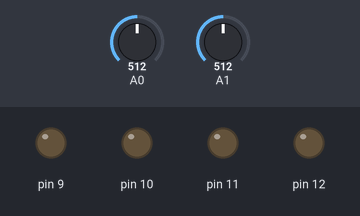
A sketch run on a simulated Arduino Uno, built with avr-gcc and run on an emulated ATmega328P. Shown: output pins drawn as LEDs (lit = HIGH). Inputs (shaded band) come from the test bench; at power-on: A0 = 512, A1 = 512.

Above: at 1.2 s.
1.3 s: A0 set to 511
At 2.5 s:
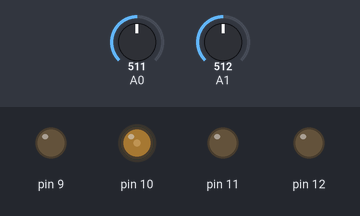
2.8 s: A1 set to 530
At 3.8 s:
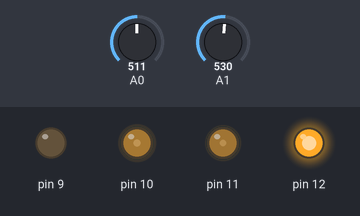
4.3 s: A0 set to 306
At 5.6 s:
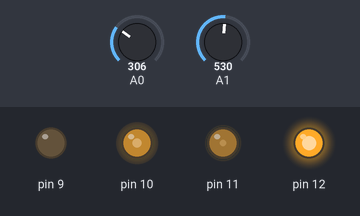
6.1 s: A0 set to 716
At 7.9 s:
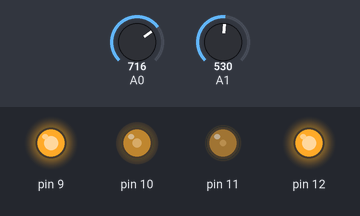
8.2 s: A1 set to 511
At 9.2 s:
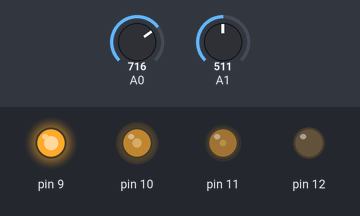
9.7 s: A0 set to 122
At 11.9 s:
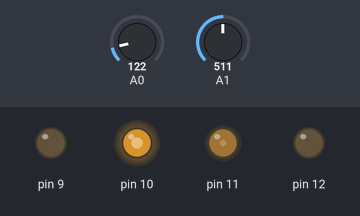
Timing chart, 0 to 13.1 s (numbered marks = the images above; inputs shaded):
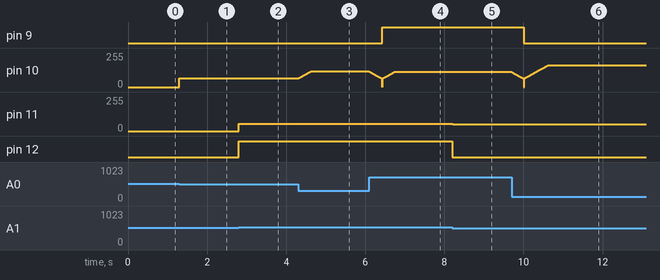

The sketch:

DriveMoteur.ino
```cpp
#include "MoteurDrive.h"
#include "Arduino.h"

void doDynamicThing();

 Moteur A(10, 9, 8000, true);
 Moteur B(11, 12, 200, 50, 2000, true);


void setup()
{
    //Serial.begin(9600);

    A.setMinSpeed(64);
    A.setMaxSpeed(196);
}


void loop()
{
    doDynamicThing();

    //Serial.print("A : ");Serial.print(analogRead(A0));Serial.print(" B : ");Serial.println(analogRead(A1));
/*Test #1
if((millis() > 5000) && (!lock1))
{
    A.setSpeed(100, true);
    lock1 = true;
    Serial.println("L1!");
}
if((millis() > 10000) && (!lock2))
{
    A.setSpeed(0, true);
    lock2 = true;
    Serial.println("L2!");

}
if((millis() > 15000) && (!lock3))
{
    A.setSpeed(25, true);
    lock3 = true;
    Serial.println("L2!");
}
//*/
    A.setSpeed(map(analogRead(A0), 0, 1023, -100, 100), true);
    B.setSpeed(map(analogRead(A1), 0, 1023, -100, 100), true);

/* For debug
    if(A.getSpeed() == -255)
        A.setSpeed(255, true);
    else if(A.getSpeed() == 255)
        A.setSpeed(-255, true);

    if(B.getSpeed() == -128)
        B.setSpeed(128, true);
    else if(B.getSpeed() == 128)
        B.setSpeed(-128, true);
//*/


}
void doDynamicThing()
{
    A.doDyn();
    B.doDyn();
}
```

MoteurDrive.cpp
```cpp
/***************************************
* Classe qui s'occupe de faire la gestion d'un moteur
* Ecrit le 23 Novenvre 2026
* Charles Plante-Veillette
* Version 1
* For this code to work you must prohibit delay() fct anywhere or the dynamic will glitch
*/

#include "MoteurDrive.h"

Moteur::Moteur(){}

Moteur::Moteur(int pin1, int pin2, bool mode)
{
    //Set the pin as output
    m_pin1 = pin1;
    m_pin2 = pin2;
    pinMode(m_pin1, OUTPUT);
    pinMode(m_pin2, OUTPUT);

    m_oneWireMode = mode;

}
Moteur::Moteur(int pin1, int pin2, int time, bool mode)
{
    //Set the pin as output
    m_pin1 = pin1;
    m_pin2 = pin2;
    pinMode(m_pin1, OUTPUT);
    pinMode(m_pin2, OUTPUT);

    m_cstTime = time;
    m_oneWireMode = mode;
}
Moteur::Moteur(int pin1, int pin2, int max, int min, int time, bool mode)
{
    m_pin1 = pin1;
    m_pin2 = pin2;
    pinMode(m_pin1, OUTPUT);
    pinMode(m_pin2, OUTPUT);

    m_cstTime = time;
    m_oneWireMode = mode;
    m_minSpeed = min;
    m_maxSpeed = max;
}
void Moteur::setSpeed(int vitesse, bool acc)
{
    m_acc = acc;
    if(m_acc == 0)//If we dont use accleration
    {
        m_speed = m_currentSpeed = vitesse;
        //detect if used in mode 1 or 2
        if (m_oneWireMode)
        {
            if(m_speed > 0)//Front rotation
            {
                analogWrite(m_pin1, m_map(m_speed));
                digitalWrite(m_pin2, HIGH);//Subject to change
            }
            else if(m_speed < 0)//Back rotation
            {
                analogWrite(m_pin1, m_map(m_speed));
                digitalWrite(m_pin2, LOW);//Subject to change
            }
            else    //Stop the motor
            {
                analogWrite(m_pin1, 0);
                digitalWrite(m_pin2, LOW);
            }
        }
        else
        {
            if(m_speed > 0)
            {

                analogWrite(m_pin1, m_speed);
                digitalWrite(m_pin2, LOW);
            }
            else if(m_speed < 0)
            {
                digitalWrite(m_pin1, LOW);
                analogWrite(m_pin2, abs(m_speed));
            }
            else
            {
                digitalWrite(m_pin1, LOW);
                digitalWrite(m_pin2, LOW);
            }
        }
    }
    else
    {
        m_speed = vitesse;
        doDyn();
    }

}

void Moteur::doDyn()
{
    //If acceleration is not used or if timer is not reached : return
    if((!m_acc) || (micros() < m_accTimer) || (m_currentSpeed == m_speed))
        return;

    //Increase of decrease the speed toward goal
    if(m_currentSpeed < m_speed)
        m_currentSpeed++;

    else if(m_currentSpeed > m_speed)
        m_currentSpeed--;

    //Check wich mode is used and send change PWM to the pin
    if(m_oneWireMode)
    {
        analogWrite(m_pin1, m_map(m_currentSpeed));
        if(m_currentSpeed > 0)
            digitalWrite(m_pin2, HIGH);
        else
            digitalWrite(m_pin2,LOW);
    }
    else
    {
        if(m_currentSpeed > 0)
        {
            analogWrite(m_pin1, m_map(m_currentSpeed));
            digitalWrite(m_pin2, LOW);
        }
        else if(m_currentSpeed < 0)
        {
            digitalWrite(m_pin1, LOW);
            analogWrite(m_pin2, m_map(m_currentSpeed));
        }
        else
        {
            digitalWrite(m_pin1, LOW);
            digitalWrite(m_pin2, LOW);
        }
    }

    m_accTimer = micros() + m_cstTime;//Refresh the acceleration time interval
}
int Moteur::getSpeed()              {   return m_currentSpeed;}
void Moteur::setMaxSpeed(int speed) {   m_maxSpeed = speed;}
void Moteur::setMinSpeed(int speed) {   m_minSpeed = speed;}
void Moteur::setTimeCst(int time)   {   m_cstTime = time;}

int Moteur::m_map(int vitesse)
{
    /* This function convert a % value to the range of the motor */
    if(vitesse == 0)
        return 0;
    else if(vitesse > 0)
        return  map(vitesse, 1, 100, m_minSpeed, m_maxSpeed);
    else
        return map(vitesse, -1, -100, m_minSpeed, m_maxSpeed);
}
```

MoteurDrive.h
```cpp
/*  This is used to drive a DC motor at different directions and speeds
 *  You can also add an acceleration and a deceleration for your design needs
 *  Two type of drive can be used : Mode 1 -> one pin for the direction
 *                                  Mode 2 -> each direction as a pin
 */
#include "Arduino.h"

 #ifndef _DRIVE_MOTOR
 #define _DRIVE_MOTOR


class Moteur
{
private:

  //used for control the Drive
    int m_pin1;
    int m_pin2;

    bool m_acc = false;//Are we using the acc fonction ?
    bool m_oneWireMode = false;//Reference for the kind of drive used (0 for two on off input PWM // 1 for 1PWM/1Direction )

    int m_speed = 0;//Steady speed of the motor
    int m_currentSpeed = 0;//Temporary speed

    //PWM output to drive motor
    int m_maxSpeed = 255;
    int m_minSpeed = 0;


    long long m_accTimer = 0;//Timing for delay control
    int m_cstTime = 4000; //One step each mS

    /*
    TODO :
            2. Add a non-linear acceleration curve whit n points on an array
            3. Add different time for acceleration and deceleration
    */

public:
    Moteur();
    //Speed need to be a PWM pin & Direction stand for 0 = clockwise anything else = anti-clockwise  ***See next fonction***
    Moteur(int pin1, int pin2, bool mode = 0);
    Moteur(int pin1, int pin2, int time, bool mode = 0);
    Moteur(int pin1, int pin2, int max, int min, int time, bool mode = 0);

    void setSpeed(int vitesse, bool acc = false);
    void setMaxSpeed(int speed);
    void setMinSpeed(int speed);

    void doDyn();
    int m_map(int vitesse); //Transform % to PWM value on the motor range

    //Acces and setting
    int getSpeed();
    void setTimeCst(int time);

};

#endif
```

Measured:
- the behaviour switches between 512 and 511 on A0 (found by bisection; images 0 and 1)
- the behaviour switches between 516 and 517 on A1 (found by bisection; images 1 and 2)
- after the input at 1.3 s, pin 10: 0/255 → 64/255 at once
- after the input at 2.8 s, pin 11: 0/255 → 53/255 at once; pin 12: LOW → HIGH at once
- after the input at 4.3 s, pin 10: moves from 64/255 to 117/255 over 0.32 s, starting at once
- after the input at 6.1 s, pin 9: LOW → HIGH after 0.33 s
- after the input at 8.2 s, pin 11: 53/255 → 50/255 at once; pin 12: HIGH → LOW at once
- after the input at 9.7 s, pin 9: HIGH → LOW after 0.31 s
